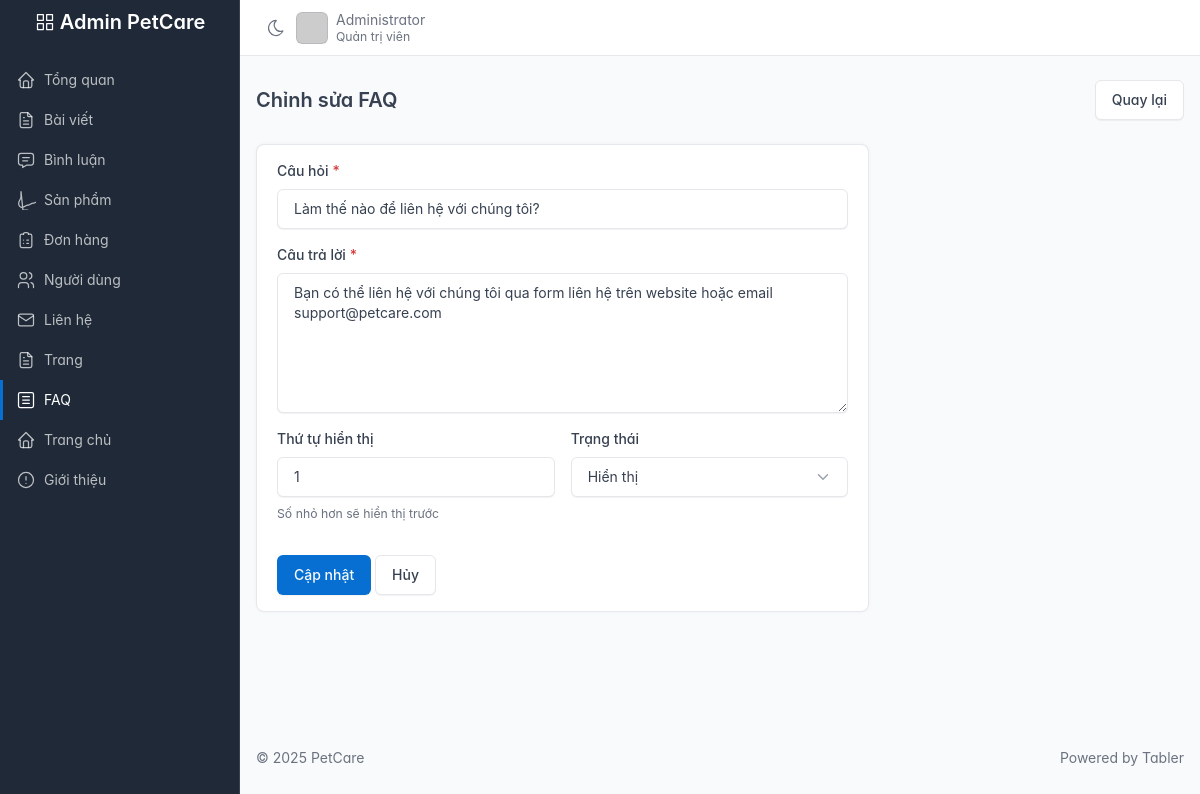
The page /public/admin/faqs/edit?id=1 (signed in) on the database its author committed.
### tables this page shows
CREATE TABLE IF NOT EXISTS faqs (
    id BIGINT UNSIGNED AUTO_INCREMENT PRIMARY KEY,
    question VARCHAR(255) NOT NULL,
    answer TEXT NOT NULL,
    display_order INT UNSIGNED DEFAULT 0,
    status ENUM('active', 'inactive') DEFAULT 'active',
    created_at TIMESTAMP DEFAULT CURRENT_TIMESTAMP,
    updated_at TIMESTAMP NULL ON UPDATE CURRENT_TIMESTAMP,
    INDEX idx_status (status),
    INDEX idx_order (display_order)
);

### app/core/Controller.php (called while the page is built, shortened)
<?php
class Controller
{
    protected function view(string $view, array $data = [], string $title = null, string $layout = 'main'): void
    {
        $viewFile = __DIR__ . '/../views/' . str_replace('.', '/', $view) . '.php';
        extract($data);
        $content = function () use ($viewFile, $data) {
            extract($data);
            require $viewFile;
        };
        $layoutFile = __DIR__ . '/../views/layouts/' . $layout . '.php';
        require $layoutFile;
    }
}

### app/controllers/Admin/FAQController.php (called while the page is built, shortened)
<?php
class FAQController extends Controller
{
    public function edit(): void
    {
        $id = isset($_GET['id']) ? (int)$_GET['id'] : 0;
        $faq = FAQ::findById($id);
        $this->view('admin/faqs/form', [
            'title' => 'Chỉnh sửa FAQ',
            'faq' => $faq,
        ], 'Chỉnh sửa FAQ', 'admin');
    }
}

### app/core/Router.php (called while the page is built, shortened)
<?php
class Router
{
    private array $routes = [
        'GET' => [],
        'POST' => [],
    ];
    private string $basePath = '';
    public function __construct()
    {
        $base = parse_url(BASE_URL, PHP_URL_PATH) ?: '';
        $this->basePath = rtrim($base, '/');
    }
    public function get(string $path, string $handler): void
    {
        $this->routes['GET'][$this->normalize($path)] = $handler;
    }
    public function post(string $path, string $handler): void
    {
        $this->routes['POST'][$this->normalize($path)] = $handler;
    }
    private function normalize(string $path): string
    {
        $path = parse_url($path, PHP_URL_PATH) ?: '/';
        $path = preg_replace('#/+#','/',$path);
        if ($this->basePath !== '' && $this->basePath !== '/') {
            if (str_starts_with($path, $this->basePath)) {
                $path = substr($path, strlen($this->basePath));
            }
        }
        $path = '/' . trim($path, '/');
        return $path === '//' ? '/' : $path;
    }
    public function dispatch(string $method, string $uri): void
    {
        $path = $this->normalize($uri);
        $handler = $this->routes[$method][$path] ?? null;
        [$controllerName, $action] = explode('@', $handler);
        $controller = new $controllerClass();
        $controller->$action();
    }
}

### public/index.php (called while the page is built, shortened)
<?php
require_once __DIR__ . '/../app/core/Database.php';
require_once __DIR__ . '/../app/core/Controller.php';
require_once __DIR__ . '/../app/core/Router.php';
$baseDir = __DIR__ . '/../app/';
spl_autoload_register(function ($class) use ($baseDir) {
    $class = ltrim($class, '\\');
    if (str_starts_with($class, 'App\\')) {
        $relative = str_replace('App\\', '', $class);
        $path = $baseDir . str_replace('\\', '/', $relative) . '.php';
    } elseif (str_starts_with($class, 'Core\\')) {
        $relative = str_replace('Core\\', 'core\\', $class);
        $path = $baseDir . str_replace('\\', '/', $relative) . '.php';
        if (is_file($path)) require_once $path;
    }
});
$router = new Router();
$router->get('/', 'HomeController@index');
$router->get('/login', 'AuthController@login');
$router->post('/login', 'AuthController@doLogin');
$router->get('/register', 'AuthController@register');
$router->post('/register', 'AuthController@doRegister');
$router->get('/logout', 'AuthController@logout');
$router->get('/about', 'AboutController@index');
$router->get('/shop', 'ProductController@index');
$router->get('/products', 'ProductController@index');
$router->get('/products/show', 'ProductController@show');
$router->get('/cart', 'CartController@index');
$router->post('/cart/add', 'CartController@add');
$router->post('/cart/update', 'CartController@update');
$router->post('/cart/remove', 'CartController@remove');
$router->get('/cart/checkout', 'CartController@checkout');
$router->get('/orders', 'OrderController@index');
$router->get('/orders/show', 'OrderController@show');
$router->post('/orders/checkout', 'OrderController@checkout');
$router->get('/profile', 'ProfileController@index');
$router->get('/profile/edit', 'ProfileController@edit');
$router->post('/profile/update', 'ProfileController@update');
$router->get('/profile/change-password', 'ProfileController@changePassword');
$router->post('/profile/update-password', 'ProfileController@updatePassword');
$router->get('/faq', 'FAQController@index');
$router->get('/page/show', 'PageController@show');
$router->get('/contact', 'ContactController@index');
$router->post('/contact/submit', 'ContactController@submit');
$router->get('/posts', 'PostController@index');
$router->get('/posts/show', 'PostController@show');
$router->post('/posts/comment', 'PostController@submitComment');
$router->get('/admin', 'Admin\\PageController@dashboard');
$router->post('/admin/upload/image', 'Admin\\UploadController@image');
$router->get('/admin/about', 'Admin\\AboutController@index');
$router->post('/admin/about/update', 'Admin\\AboutController@update');
$router->get('/admin/products', 'Admin\\ProductController@index');
$router->get('/admin/products/create', 'Admin\\ProductController@create');
$router->post('/admin/products/store', 'Admin\\ProductController@store');
$router->get('/admin/products/edit', 'Admin\\ProductController@edit');
$router->post('/admin/products/update', 'Admin\\ProductController@update');
$router->post('/admin/products/delete', 'Admin\\ProductController@delete');
$router->get('/admin/orders', 'Admin\\OrderController@index');
$router->get('/admin/orders/show', 'Admin\\OrderController@show');
$router->post('/admin/orders/update-status', 'Admin\\OrderController@updateStatus');
$router->get('/admin/users', 'Admin\\UserController@index');
$router->get('/admin/users/show', 'Admin\\UserController@show');
$router->post('/admin/users/update-status', 'Admin\\UserController@updateStatus');
$router->post('/admin/users/reset-password', 'Admin\\UserController@resetPassword');
$router->post('/admin/users/delete', 'Admin\\UserController@delete');
$router->get('/admin/faqs', 'Admin\\FAQController@index');
$router->get('/admin/faqs/create', 'Admin\\FAQController@create');
$router->post('/admin/faqs/store', 'Admin\\FAQController@store');
$router->get('/admin/faqs/edit', 'Admin\\FAQController@edit');
$router->post('/admin/faqs/update', 'Admin\\FAQController@update');
$router->post('/admin/faqs/delete', 'Admin\\FAQController@delete');
$router->get('/admin/posts', 'Admin\\PostController@index');
$router->get('/admin/posts/create', 'Admin\\PostController@create');
$router->post('/admin/posts/store', 'Admin\\PostController@store');
$router->get('/admin/posts/edit', 'Admin\\PostController@edit');
$router->post('/admin/posts/update', 'Admin\\PostController@update');
$router->post('/admin/posts/delete', 'Admin\\PostController@delete');
$router->get('/admin/comments', 'Admin\\CommentController@index');
$router->post('/admin/comments/approve', 'Admin\\CommentController@approve');
$router->post('/admin/comments/reject', 'Admin\\CommentController@reject');
$router->post('/admin/comments/delete', 'Admin\\CommentController@delete');
$router->get('/admin/home', 'Admin\\HomeController@index');
$router->post('/admin/home/update', 'Admin\\HomeController@update');
$router->get('/admin/pages', 'Admin\\PageController@index');
$router->get('/admin/pages/create', 'Admin\\PageController@create');
$router->post('/admin/pages/store', 'Admin\\PageController@store');
$router->get('/admin/pages/edit', 'Admin\\PageController@edit');
$router->post('/admin/pages/update', 'Admin\\PageController@update');
$router->post('/admin/pages/delete', 'Admin\\PageController@delete');
$router->get('/admin/contacts', 'Admin\\ContactController@index');
$router->get('/admin/contacts/show', 'Admin\\ContactController@show');
$router->post('/admin/contacts/update-status', 'Admin\\ContactController@updateStatus');
$router->post('/admin/contacts/reply', 'Admin\\ContactController@reply');
$router->post('/admin/contacts/delete', 'Admin\\ContactController@delete');
$router->dispatch($_SERVER['REQUEST_METHOD'], $_SERVER['REQUEST_URI']);

### app/core/Database.php (called while the page is built, shortened)
<?php
class Database
{
    private static ?PDO $pdo = null;
    public static function conn(): PDO
    {
        if (self::$pdo === null) {
            $dsn = 'mysql:host=' . DB_HOST . ';dbname=' . DB_NAME . ';charset=' . DB_CHARSET;
            $options = [
                PDO::ATTR_ERRMODE => PDO::ERRMODE_EXCEPTION,
                PDO::ATTR_DEFAULT_FETCH_MODE => PDO::FETCH_ASSOC,
                PDO::ATTR_EMULATE_PREPARES => false,
            ];
            try {
                self::$pdo = new PDO($dsn, DB_USER, DB_PASS, $options);
            } catch (PDOException $e) {
                http_response_code(500);
                echo 'Database connection failed.';
                error_log('DB Error: ' . $e->getMessage());
                exit;
            }
        }
        return self::$pdo;
    }
}

### app/Models/FAQ.php (called while the page is built, shortened)
<?php
class FAQ
{
    public static function findById(int $id): ?array
    {
        $sql = "SELECT * FROM faqs WHERE id = :id LIMIT 1";
        $stmt = Database::conn()->prepare($sql);
        $stmt->execute([':id' => $id]);
        $row = $stmt->fetch(PDO::FETCH_ASSOC);
        return $row ?: null;
    }
}

### app/views/admin/faqs/form.php (the view, shortened to what this page needs)
<?php
$faq = $faq ?? null;
$isEdit = $faq !== null;
?>
<div class="page-header d-print-none">
    <div class="container-xl">
        <div class="row g-2 align-items-center">
            <div class="col">
                <h2 class="page-title"><?= $isEdit ? 'Chỉnh sửa FAQ' : 'Thêm FAQ mới' ?></h2>
            </div>
            <div class="col-auto">
                <a href="<?= BASE_URL ?>admin/faqs" class="btn">Quay lại</a>
            </div>
        </div>
    </div>
</div>
<div class="page-body">
    <div class="container-xl">
        <div class="row">
            <div class="col-lg-8">
                <form method="post" action="<?= BASE_URL ?>admin/faqs/<?= $isEdit ? 'update' : 'store' ?>" id="faqForm">
                    <div class="card">
                        <div class="card-body">
                            <div class="mb-3">
                                <label class="form-label required">Câu hỏi</label>
                                <input type="text" name="question" class="form-control"
                                       value="<?= htmlspecialchars($faq['question'] ?? '') ?>"
                                       required>
                            </div>
                            <div class="mb-3">
                                <label class="form-label required">Câu trả lời</label>
                                <textarea name="answer" class="form-control" rows="6"
                                          required><?= htmlspecialchars($faq['answer'] ?? '') ?></textarea>
                            </div>
                            <div class="row">
                                <div class="col-md-6">
                                    <div class="mb-3">
                                        <label class="form-label">Thứ tự hiển thị</label>
                                        <input type="number" name="display_order" class="form-control"
                                               value="<?= $faq['display_order'] ?? 0 ?>"
                                               min="0">
                                        <small class="form-hint">Số nhỏ hơn sẽ hiển thị trước</small>
                                    </div>
                                </div>
                                <div class="col-md-6">
                                    <div class="mb-3">
                                        <label class="form-label">Trạng thái</label>
                                        <select name="status" class="form-select">
                                            <option value="active" <?= ($faq['status'] ?? 'active') === 'active' ? 'selected' : '' ?>>Hiển thị</option>
                                        </select>
                                    </div>
                                </div>
                            </div>
                            <div class="mt-3">
                                <button type="submit" class="btn btn-primary"><?= $isEdit ? 'Cập nhật' : 'Thêm mới' ?></button>
                                <a href="<?= BASE_URL ?>admin/faqs" class="btn">Hủy</a>
                            </div>
                        </div>
                    </div>
                </form>
            </div>
        </div>
    </div>
</div>

### app/views/layouts/admin.php (style rules this page uses)
:root { --tblr-font-sans-serif: 'Inter Var', -apple-system, BlinkMacSystemFont, San Francisco, Segoe UI, Roboto, Helvetica Neue, sans-serif; }
body { font-family: var(--tblr-font-sans-serif); }

### rows shown on the page
faqs: question "Làm thế nào để liên hệ với chúng tôi?", answer "Bạn có thể liên hệ với chúng tôi qua form liên hệ trên website hoặc email support@petcare.com", display_order "1", status "Hiển thị"

### other values the page prints
APP_NAME "PetCare"
$_SESSION['user_name'] "Administrator"
